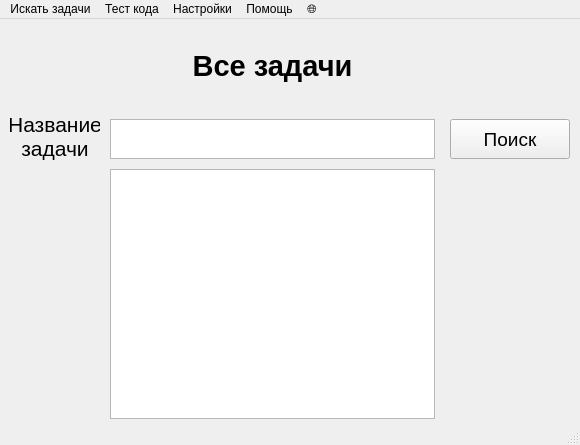
<?xml version="1.0" encoding="UTF-8"?>
<ui version="4.0">
 <class>LyceumSearch</class>
 <widget class="QMainWindow" name="LyceumSearch">
  <property name="geometry">
   <rect>
    <x>0</x>
    <y>0</y>
    <width>580</width>
    <height>445</height>
   </rect>
  </property>
  <property name="windowTitle">
   <string>LyceumSearch</string>
  </property>
  <widget class="QWidget" name="centralwidget">
   <widget class="QPushButton" name="btnSearch">
    <property name="geometry">
     <rect>
      <x>450</x>
      <y>100</y>
      <width>120</width>
      <height>40</height>
     </rect>
    </property>
    <property name="font">
     <font>
      <pointsize>14</pointsize>
     </font>
    </property>
    <property name="text">
     <string>Поиск</string>
    </property>
   </widget>
   <widget class="QListView" name="listViewResults">
    <property name="geometry">
     <rect>
      <x>110</x>
      <y>150</y>
      <width>325</width>
      <height>250</height>
     </rect>
    </property>
   </widget>
   <widget class="QLabel" name="lblProblemName">
    <property name="geometry">
     <rect>
      <x>10</x>
      <y>87</y>
      <width>90</width>
      <height>60</height>
     </rect>
    </property>
    <property name="font">
     <font>
      <pointsize>16</pointsize>
     </font>
    </property>
    <property name="text">
     <string>Название
задачи</string>
    </property>
    <property name="alignment">
     <set>Qt::AlignCenter</set>
    </property>
   </widget>
   <widget class="QPlainTextEdit" name="plainTextSearchField">
    <property name="geometry">
     <rect>
      <x>110</x>
      <y>100</y>
      <width>325</width>
      <height>40</height>
     </rect>
    </property>
   </widget>
   <widget class="QLabel" name="lblSection">
    <property name="geometry">
     <rect>
      <x>110</x>
      <y>7</y>
      <width>325</width>
      <height>80</height>
     </rect>
    </property>
    <property name="font">
     <font>
      <pointsize>22</pointsize>
      <weight>75</weight>
      <bold>true</bold>
      <kerning>true</kerning>
     </font>
    </property>
    <property name="text">
     <string>Все задачи</string>
    </property>
    <property name="alignment">
     <set>Qt::AlignCenter</set>
    </property>
   </widget>
  </widget>
  <widget class="QStatusBar" name="statusbar"/>
  <widget class="QMenuBar" name="menubar">
   <property name="geometry">
    <rect>
     <x>0</x>
     <y>0</y>
     <width>580</width>
     <height>22</height>
    </rect>
   </property>
   <widget class="QMenu" name="menuSearch">
    <property name="title">
     <string>Искать задачи</string>
    </property>
    <widget class="QMenu" name="menuFirstYear">
     <property name="title">
      <string>Первый год</string>
     </property>
     <addaction name="actionAllProblems_FY"/>
     <addaction name="actionStudentsBook_FY"/>
     <addaction name="separator"/>
     <addaction name="actionThemes_FY"/>
     <addaction name="actionIndependentWorks_FY"/>
     <addaction name="actionTests_FY"/>
    </widget>
    <widget class="QMenu" name="menuSecondYear">
     <property name="title">
      <string>Второй год</string>
     </property>
     <addaction name="actionAllProblems_SY"/>
     <addaction name="actionStudentsBook_SY"/>
     <addaction name="separator"/>
     <addaction name="actionThemes_SY"/>
     <addaction name="actionIndependentWorks_SY"/>
     <addaction name="actionTests_SY"/>
    </widget>
    <widget class="QMenu" name="menuAll">
     <property name="title">
      <string>Все</string>
     </property>
     <addaction name="actionAllProblems_All"/>
     <addaction name="actionStudentsBook_All"/>
     <addaction name="separator"/>
     <addaction name="actionThemes_All"/>
     <addaction name="actionIndependentWorks_All"/>
     <addaction name="actionTests_All"/>
    </widget>
    <addaction name="menuAll"/>
    <addaction name="separator"/>
    <addaction name="menuFirstYear"/>
    <addaction name="menuSecondYear"/>
   </widget>
   <widget class="QMenu" name="menuCodeTest">
    <property name="title">
     <string>Тест кода</string>
    </property>
   </widget>
   <widget class="QMenu" name="menuLanguage">
    <property name="title">
     <string>🌐</string>
    </property>
    <addaction name="actionRussian"/>
    <addaction name="actionEnglish"/>
    <addaction name="actionMeme"/>
   </widget>
   <widget class="QMenu" name="menuHelp">
    <property name="title">
     <string>Помощь</string>
    </property>
    <addaction name="actionOpenTutorial"/>
   </widget>
   <widget class="QMenu" name="menuSettings">
    <property name="title">
     <string>Настройки</string>
    </property>
    <addaction name="actionOpenDBUpdater"/>
    <addaction name="actionResetAll"/>
   </widget>
   <addaction name="menuSearch"/>
   <addaction name="menuCodeTest"/>
   <addaction name="menuSettings"/>
   <addaction name="menuHelp"/>
   <addaction name="menuLanguage"/>
  </widget>
  <action name="actionOpen">
   <property name="text">
    <string>Open</string>
   </property>
  </action>
  <action name="actionOpen_Fike">
   <property name="text">
    <string>Открыть программу</string>
   </property>
  </action>
  <action name="actionLoad_tests">
   <property name="text">
    <string>Загрузить тест(ы)</string>
   </property>
  </action>
  <action name="actionIndependentWorks_FY">
   <property name="text">
    <string>Самостоятельные</string>
   </property>
  </action>
  <action name="actionTests_FY">
   <property name="text">
    <string>Контрольные</string>
   </property>
  </action>
  <action name="actionThemes_FY">
   <property name="text">
    <string>Темы</string>
   </property>
  </action>
  <action name="actionAllProblems_FY">
   <property name="text">
    <string>Все задачи</string>
   </property>
  </action>
  <action name="actionStudentsBook_FY">
   <property name="text">
    <string>Учебник</string>
   </property>
  </action>
  <action name="actionThemes_SY">
   <property name="text">
    <string>Темы</string>
   </property>
  </action>
  <action name="actionIndependentWorks_SY">
   <property name="text">
    <string>Самостоятельные</string>
   </property>
  </action>
  <action name="actionTests_SY">
   <property name="text">
    <string>Контрольные</string>
   </property>
  </action>
  <action name="actionAllProblems_SY">
   <property name="text">
    <string>Все задачи</string>
   </property>
  </action>
  <action name="actionStudentsBook_SY">
   <property name="text">
    <string>Учебник</string>
   </property>
  </action>
  <action name="actionThemes_All">
   <property name="text">
    <string>Темы</string>
   </property>
  </action>
  <action name="actionIndependentWorks_All">
   <property name="text">
    <string>Самостоятельные</string>
   </property>
  </action>
  <action name="actionTests_All">
   <property name="text">
    <string>Контрольные</string>
   </property>
  </action>
  <action name="actionStudentsBook_All">
   <property name="text">
    <string>Учебник</string>
   </property>
  </action>
  <action name="actionAllProblems_All">
   <property name="text">
    <string>Все задачи</string>
   </property>
  </action>
  <action name="actionRussian">
   <property name="text">
    <string>Русский</string>
   </property>
  </action>
  <action name="actionEnglish">
   <property name="text">
    <string>English</string>
   </property>
  </action>
  <action name="actionMeme">
   <property name="text">
    <string>Meme</string>
   </property>
  </action>
  <action name="actionOpenTutorial">
   <property name="text">
    <string>Открыть обучение</string>
   </property>
  </action>
  <action name="actionResetAll">
   <property name="text">
    <string>Сбросить все</string>
   </property>
  </action>
  <action name="actionOpenDBUpdater">
   <property name="text">
    <string>Добавить задачу</string>
   </property>
  </action>
 </widget>
 <resources/>
 <connections/>
</ui>
